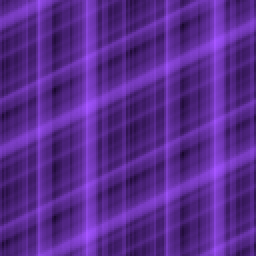
#> input picture codec/assets/mcitems/misc/glint.png, 128 x 128 px (shown 2 times larger); its folder holds only this picture in this run
$ python -i df_icon.py   (imports and definitions only)
#> lines starting #> are read from the running program, lines starting #| are printed output that depends on the picture
"""df_icon.py — render the actual in-game *item icon* (sprite) for a DF item.

Given an item's SNBT, produce the little inventory icon Minecraft would show:
  * flat item textures (swords, food, ingots, dyes, …)            -> assets/mcitems/item/<id>.png
  * blocks & glass panes (menu borders, stone, …)                 -> assets/mcitems/block/<id>.png
  * player heads (the #1 DF menu material) — decodes the profile  -> face + hat from the skin
    base64 texture, fetches the skin (cached to assets/headcache/), composites the face.
  * dyed items (leather armor, 1000+ DF uses) — tints the base    -> multiply by dyed_color (+overlay)
  * a glint sheen for glowing / enchanted items.

  icon_for_snbt(snbt, px=64) -> PIL.Image (RGBA, px x px), or a placeholder if unknown.

Textures were extracted from the Minecraft client jar into codec/assets/mcitems/.
"""
import os
import io
import json
import base64
import hashlib
import urllib.request

try:
    from PIL import Image, ImageChops
    _HAVE = True
except Exception:
    _HAVE = False

import df_item as I

HERE = os.path.dirname(os.path.abspath(__file__))
TEX = os.path.join(HERE, "assets", "mcitems")
HEADCACHE = os.path.join(HERE, "assets", "headcache")

_PNG = {}          # path -> Image (16x16 base), cached
_MEMO = {}         # render key -> base Image (pre-scale)
_GLINT = None
_GLINT_LOADED = False


def available():
    return _HAVE and os.path.isdir(TEX)


# --- texture loading -------------------------------------------------------
def _png(path):
    if path in _PNG:
        return _PNG[path]
    im = None
    if os.path.exists(path):
        try:
            im = Image.open(path).convert("RGBA")
        except Exception:
            im = None
    _PNG[path] = im
    return im


def _item_tex(mat):
    return _png(os.path.join(TEX, "item", mat + ".png"))


def _block_tex(mat):
    return _png(os.path.join(TEX, "block", mat + ".png"))


# [88 lines left out: functions _resolve_block, _dye_rgb, _multiply_tint, _apply_dye, _profile_value, _fetch_skin and 1 more, not called in this run]


# --- glint -----------------------------------------------------------------
def _glint():
    global _GLINT, _GLINT_LOADED
    if not _GLINT_LOADED:
        _GLINT_LOADED = True
        _GLINT = _png(os.path.join(TEX, "misc", "glint.png"))
    return _GLINT


def _apply_glint(img):
    g = _glint()
    if g is None:
        return img
    lum = g.convert("L").resize(img.size, Image.NEAREST).point(lambda v: int(v * 0.45))
    mask = ImageChops.multiply(lum, img.getchannel("A"))
    sheen = Image.new("RGBA", img.size, (190, 130, 255, 0))
    sheen.putalpha(mask)
    out = img.copy()
    out.alpha_composite(sheen)
    return out


# [65 lines left out: functions _placeholder, _render_base, icon_for_snbt, not called in this run]

>>> from PIL import Image
>>> picture = Image.open('assets/mcitems/misc/glint.png')
#> picture is the input picture: PIL image 128x128 RGB; mean R, G, B 88.5, 42.3, 143.4
>>> result = _apply_glint(picture)
#> in _apply_glint, `lum = g.convert("L").resize(img.size, Image.NEAREST).point(lambda v: i..`:
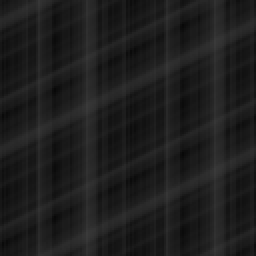
#> lum: PIL image 128x128 L (shown 2 times larger); min 8, max 58, mean 30
#> (the run stopped early here; a loop or call above may not have finished)
